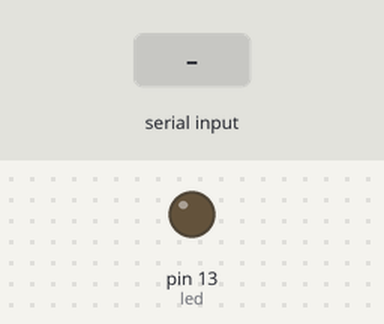
Recording of a sketch running on a simulated Arduino Uno, built with avr-gcc and run on an emulated ATmega328P. Shown: output pins drawn as LEDs (lit = HIGH). The test bench sets the inputs (shaded band).

Above: at 1.2 s.
1.3 s: byte 1 (1) received over Serial
At 2.1 s:
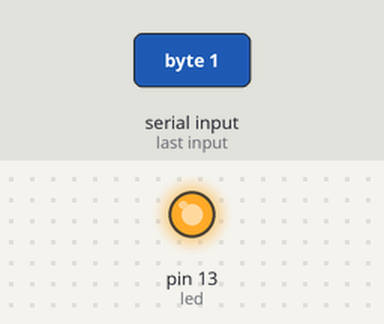
Timing chart, 0 to 4.3 s (numbered marks = the images above; inputs shaded):
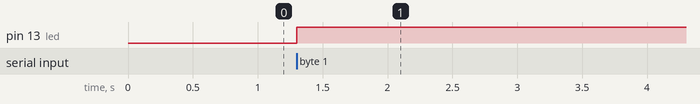

The sketch:

serial_2_rx.ino
```cpp
/*
  Serial comm: RX

 Comunicazione seriale tra due schede arduino.
 La prima scheda ha un bottone come input e
 comunica con un altra scheda che monta un LED come output.
 Il led della seconda si accende quando rileva
 la pressione del bottone della prima.

 Scema: http://lab.piffa.net/schemi/serial_common_bb.png
        http://lab.piffa.net/schemi/serial_common_schem.png
 */

// Seconda scheda: output
// PIN 0 = RX
int led = 13; // Questa scheda ha spolo l'output

// the setup routine runs once when you press reset:
void setup() {
  // initialize the digital pin as an output.
  pinMode(led, OUTPUT);       // Il PIN e' attivato come output

  Serial.begin(9600); // Attiviamo la seriale
}

// the loop routine runs over and over again forever:
void loop() {
  if (Serial.read() == 1) { // Verifica i dati ricevuti
    digitalWrite(led, HIGH);
    delay(50);
  }
  else if (Serial.read() == 0) { // Alterativa
    digitalWrite(led, LOW);
    delay(50);
  }
}

/* Domande
Una connessione analogica permette di passare un solo tipo di segnale
con eventuale modulazione (8bit in output da PWM e 10bit di scansione
come analog input).

1. Quanti tipi di dati permette di trasmettere la seriale?
2 Comandare un LED RGB via PWM via seriale (da una Arduino o da un PC).
2.1 Come si comportano le latenze?
2.2 C'e' perdita di segnale?
3. Rifare lo sketch utilizzando una STATE MACHINE: quando il
  il LED viene ACCESO / SPENTO alternativamente alla pressione
  del bottone.
   - Dove dovremo implementare il DEBOUNCE?
   - Dove implementare la gestione dello STATO?

Risposte in fondo:


1. Qualunque tipo di dati, anche lunghi flussi di dati
2. Si dovra' trasmettere un segnale da 0-255 e sulla ricevente
   interpretarlo con http://www.arduino.cc/en/Reference/ParseInt
2.1 Tra buffer di trasmissione, timeout e conversione dei valori
    ci sara' una latenza nel trasferimento dei dati,
    a differenza di una connessione analigica che e' instantanea
    ma soggetta a degradazione del segnale.
2.2 Non c'e' degradazione o perdita del segnale essendo una
trasmissione di dati digitale (fin tanto che non si deteriora
la connessione).
3. Vedere lo sketch sucessivo, basandosi su gli sketch della
    state machine per il bottne: basic/buttons/button_state_4_state_and_condition/

*/
```

Measured:
- after the input at 1.3 s, pin 13 (led): LOW → HIGH at once
